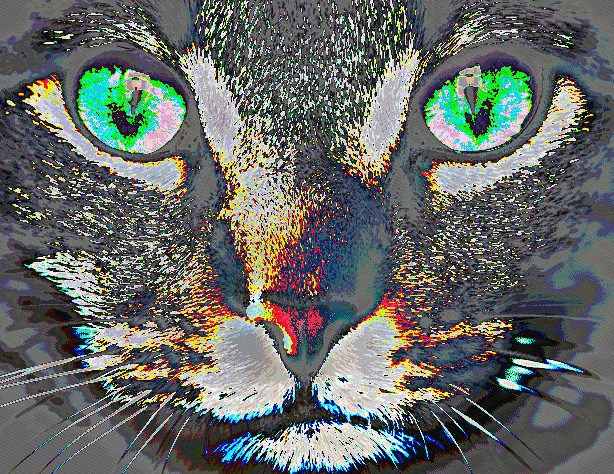
#> input picture 7-cifrador/imagemc.png, 614 x 474 px
$ python cifrador.py
#> lines starting #> are read from the running program, lines starting #| are printed output that depends on the picture
import cv2
import numpy as np

img = cv2.imread('imagemc.png')
#> img is the input picture: shape (474, 614, 3); mean B, G, R 102.5, 105.9, 101.6
cifra = "abacate"
i = 0

for lin in range(img.shape[0]):
  for col in range(img.shape[1]):
    valueB = img[lin, col, 0] ^ ord(cifra[i])
    valueG = img[lin, col, 1] ^ ord(cifra[i])
    valueR = img[lin, col, 2] ^ ord(cifra[i])

    img[lin, col] = [valueB, valueG, valueR]

    if i < len(cifra) - 1:
      i = i + 1
    else:
      i = 0
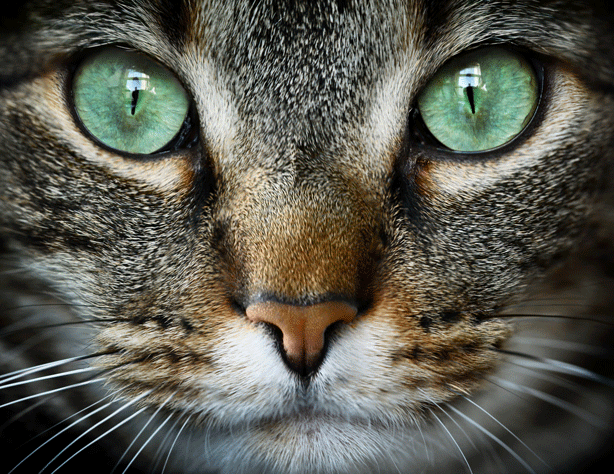
#> img: shape (474, 614, 3); mean B, G, R 79.1, 89.5, 90

cv2.imwrite('imagemd.png', img)
# cv2.waitKey(0)
# cv2.destroyAllWindows()
